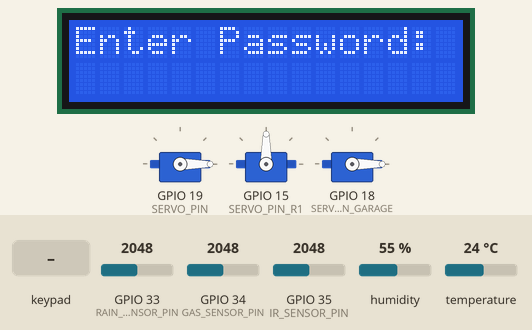
This program was run on a simulated ESP32. On the bench: 3 × servo, 16×2 character LCD. The test bench sets the inputs (shaded band); at power-on: GPIO 33 (RAIN_SENSOR_PIN) = 2048, GPIO 34 (GAS_SENSOR_PIN) = 2048, GPIO 35 (IR_SENSOR_PIN) = 2048, humidity 55 %, temperature 24 °C. WiFi joins after 1.5 s; servers stay silent unless stated; what the program prints to the serial monitor is not drawn.

Above: at 2.8 s.
2.9 s: keypad keys 1 1 1 1 1 * pressed 0.4 s apart
At 5.5 s:
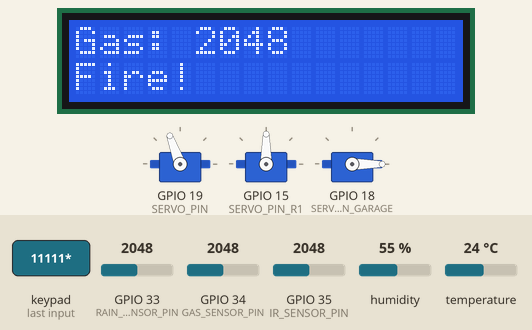
At 10.0 s:
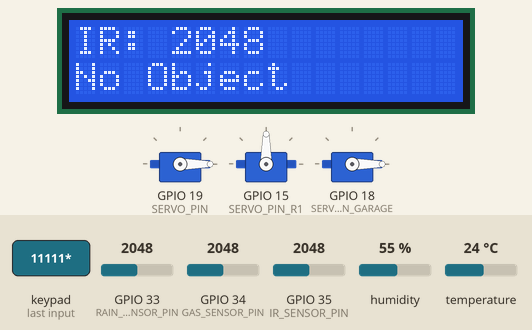
Timing chart, 0 to 23.3 s (numbered marks = the images above; inputs shaded):
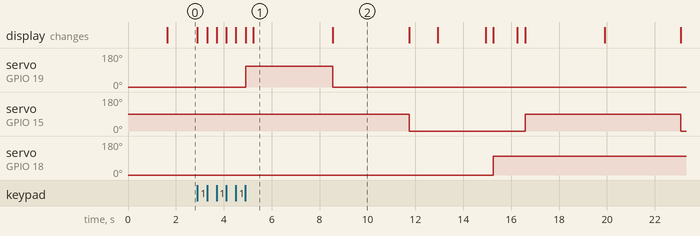

The program:

main.cpp
```cpp
#include <Arduino.h>
#include <WiFi.h>
#include <FirebaseESP32.h>
#include <Keypad.h>
#include <LiquidCrystal_I2C.h>
#include <ESP32Servo.h>
#include <Wire.h>
#include <DHT.h>
#include <Adafruit_Sensor.h> // Ensure this is installed

// Pin definitions
#define GAS_SENSOR_PIN 34
#define IR_SENSOR_PIN 35
#define SERVO_PIN 19
#define SERVO_PIN_R1 15
#define SERVO_PIN_GARAGE 18 // Pin for the garage door servo
#define RAIN_SENSOR_PIN 33
#define FLAME_SENSOR_PIN 32
#define DHT_PIN 23

// DHT sensor setup
#define DHT_TYPE DHT11 // Change to DHT22 if you use a DHT22 sensor
DHT dht(DHT_PIN, DHT_TYPE);

// Firebase setup
#define WIFI_SSID "tedaata"
#define WIFI_PASSWORD "034206196"
#define API_KEY "AIzaSyD9qbMxqikcdxQQ7KBLEA5ph_7edHxpUwA"
#define DB_URL "https://final-project-ff498-default-rtdb.firebaseio.com/"
#define FIREBASE_AUTH "TbynUS7NwLZSZ6eSBH2RzezrSpF2"
#define USER_EMAIL "yosri12@gmail.com"

// LCD setup
LiquidCrystal_I2C lcd(0x27, 16, 2);

// Keypad setup
const byte ROWS = 4;
const byte COLS = 3;
char keys[ROWS][COLS] = {
  {'1', '2', '3'},
  {'4', '5', '6'},
  {'7', '8', '9'},
  {'*', '0', '#'}
};
byte rowPins[ROWS] = {13, 12, 25, 26};
byte colPins[COLS] = {27, 14, 2};
Keypad keypad = Keypad(makeKeymap(keys), rowPins, colPins, ROWS, COLS);

// Firebase objects
FirebaseData fbdo;
FirebaseAuth auth;
FirebaseConfig config;

// Function declarations
void openDoor();
void closeDoor();
void openWindow();
void closeWindow();
void openGarage();
void closeGarage();
void uploadSensorData();
void tokenStatusCallback(TokenInfo info);
void pubGasReadings();
void pubIRReadings();
void pubRainReadings();
void PubDHTReadings();
void PubFlameReadings();
void logToLCD(String message); // Function declaration

// Servo setup
Servo doorServo;
Servo windowServo;
Servo garageServo; // New servo for garage door

// Variables
bool authenticated = false;
bool firebaseReady = false;
unsigned long sendDataPreMillis = 0;
bool applicationRunning = true;
String keypadBuffer = "";
const char* correctPassword = "11111";
int incorrectAttempts = 0;
bool doorStatus = false;
bool windowStatus = false;
bool garageStatus = false; // Variable to track garage door status
int irValue = 0;
int gasValue = 0;
int rainValue = 0;
int flameValue = 0;
float humidity = 0.0;
float temperature = 0.0;

// Servo angles
const int OPEN_ANGLE = 110;
const int CLOSE_ANGLE = -20;
const int OPEN_WIN = 90;
const int CLOSE_WIN = -50;
const int OPEN_GARAGE = 100;
const int CLOSE_GARAGE = 0;

// Variable for cursor position
int col_num = 0;

void setup() {
  Serial.begin(115200);

  // Initialize Servos
  doorServo.attach(SERVO_PIN);
  windowServo.attach(SERVO_PIN_R1);
  garageServo.attach(SERVO_PIN_GARAGE);
  doorServo.write(CLOSE_ANGLE);
  windowServo.write(OPEN_WIN);
  garageServo.write(CLOSE_GARAGE); // Initialize garage door to closed

  // Initialize LCD with custom I2C pins
  Wire.begin(21, 22);
  lcd.init();
  lcd.backlight();
  logToLCD("Initializing...");

  // Connect to Wi-Fi
  WiFi.begin(WIFI_SSID, WIFI_PASSWORD);
  Serial.print("Connecting to Wi-Fi");
  while (WiFi.status() != WL_CONNECTED) {
    Serial.print(".");
    delay(300);
  }
  Serial.println();
  Serial.print("Connected with IP: ");
  Serial.println(WiFi.localIP());
  logToLCD("Wi-Fi Connected");

  // Initialize Firebase
  config.api_key = API_KEY;
  config.database_url = DB_URL;
  auth.token.uid = "TbynUS7NwLZSZ6eSBH2RzezrSpF2";
  auth.user.email = USER_EMAIL;
  auth.user.password = "123456";
  Firebase.begin(&config, &auth);
  Firebase.reconnectWiFi(true);

  if (auth.token.uid.length() > 0) {
    Serial.println("Signed in successfully");
    logToLCD("Signed In");
    firebaseReady = true;
  } else {
    Serial.println("Failed to sign in");
    logToLCD("Sign In Failed");
  }

  // Initialize pins
  pinMode(IR_SENSOR_PIN, INPUT);
  pinMode(GAS_SENSOR_PIN, INPUT);
 // pinMode(RAIN_SENSOR_PIN, INPUT);
  pinMode(FLAME_SENSOR_PIN, INPUT);
  dht.begin();
}

void logToLCD(String message) {
  lcd.clear();
  lcd.setCursor(0, 0);
  lcd.print(message.substring(0, 16));  // Display first part
  if (message.length() > 16) {
    lcd.setCursor(0, 1);
    lcd.print(message.substring(16));  // Display remaining part
  }
}

void authenticateUser() {
  Serial.print("Please Enter Password:");
  lcd.clear();
  lcd.print("Enter Password:");

  String enteredPassword = "";
  const int maxAttempts = 3; // Maximum number of allowed incorrect attempts

  for (int attempt = 0; attempt < maxAttempts; attempt++) {
    enteredPassword = ""; // Reset enteredPassword for each attempt

    while (applicationRunning) {
      char key = keypad.getKey();
      if (key) {
        Serial.print("Key Pressed: ");
        Serial.println(key);

        if (key == '*') {  // '#' acts as the 'enter' key
          if (enteredPassword == correctPassword) {
            authenticated = true;
            logToLCD("Access Granted");

            // Perform actions based on IR sensor value
            if (irValue < 1000) {
              openDoor();
              openWindow();
            } else {
              closeDoor();
            }
            return; // Exit function on successful authentication
          } else {
            logToLCD("Wrong Password");
            Serial.println("Wrong password");
            delay(1000);
            lcd.clear();
            logToLCD("Incorrect attempts:");
            lcd.print(attempt + 1); // Display current attempt number
            delay(2000);
            lcd.clear();
            logToLCD("Enter Password");
            break; // Exit the while loop to start a new attempt
          }
        } else {
          enteredPassword += key;  // Add key press to password
          lcd.setCursor(0, 1);
          lcd.print(enteredPassword);
        }
      }
    }
  }

  // If maximum attempts are reached, lock the system
  lcd.clear();
  lcd.print("Potential");
  lcd.setCursor(0, 1);
  lcd.print("Hacker Detected");
  applicationRunning = false;
  Serial.println("System locked due to too many incorrect password attempts.");
}


void pubGasReadings() {
  gasValue = analogRead(GAS_SENSOR_PIN);
  Serial.print("Gas READING");
  lcd.clear();
  lcd.setCursor(0, 0);
  lcd.print("Gas: ");
  lcd.print(gasValue);
  if (gasValue > 1550) {
    lcd.setCursor(0, 1);
    lcd.print("Fire!");
    openWindow();

    delay(1000);
  } else {
    lcd.setCursor(0, 1);
    lcd.print("No Fire");
  }
  delay(2000);

  // Send gas value to Firebase
  if (Firebase.setInt(fbdo, "/Sensor/gas", gasValue)) {
    Serial.print("Gas value sent successfully: ");
    Serial.println(gasValue);
  } else {
    Serial.print("Failed to send data: ");
    Serial.println(fbdo.errorReason());
  }
}

void pubIRReadings() {
  irValue = analogRead(IR_SENSOR_PIN);
  lcd.clear();
  lcd.setCursor(0, 0);
  lcd.print("IR: ");
  lcd.print(irValue);

  lcd.setCursor(0, 1);
  if (irValue < 250) { // Adjust this threshold based on your sensor's characteristics
    lcd.print("Object Detected!");
    Serial.print("object detected");
    openDoor();
  } else {
    closeDoor();
    Serial.print("No object ");
    lcd.print("No Object");
  }

  delay(1000);

  // Send IR value to Firebase
  if (Firebase.setInt(fbdo, "/Sensor/ir", irValue)) {
    Serial.print("IR value sent successfully: ");
    Serial.println(irValue);
  } else {
    Serial.print("Failed to send IR data: ");
    Serial.println(fbdo.errorReason());
  }
  delay(2000);
}

void pubRainReadings() {
  rainValue = analogRead(RAIN_SENSOR_PIN);

  lcd.clear();
  lcd.setCursor(0, 0);
  lcd.print("Rain: ");
  lcd.print(rainValue);

  lcd.setCursor(0, 1);
  if (rainValue <3000) { // Adjust this threshold based on your sensor's characteristics
    lcd.print("Rain Detected!");
    closeWindow();
  } else {
    lcd.print("No Rain");
  }

  delay(1000); // Delay before clearing the LCD

  // Send data to Firebase
  if (Firebase.setInt(fbdo, "/Sensor/rain", rainValue)) {
    Serial.print("Rain value sent successfully: ");
    Serial.println(rainValue);
  } else {
    Serial.print("Failed to send rain data: ");
    Serial.println(fbdo.errorReason());
  }
}

void PubDHTReadings() {
  float humidity = dht.readHumidity();
  float temperature = dht.readTemperature();
  if (humidity > 80|| temperature > 42) {
    Serial.print("Weather is too hot  ");
    logToLCD("Weather is too hot");
    closeDoor();
    closeWindow();
  }

  if (isnan(humidity) || isnan(temperature)) {
    Serial.println("Failed to read from DHT sensor!");
    return;
  }

  // Display on LCD
  lcd.setCursor(0, 0);
  lcd.print("Temp: ");
  lcd.print(temperature);
  lcd.print(" C");

  lcd.setCursor(0, 1);
  lcd.print("Hum: ");
  lcd.print(humidity);
  lcd.print(" %");

  delay(2000); // Delay before clearing the LCD

  lcd.clear();

  // Send data to Firebase
  if (Firebase.setFloat(fbdo, "/DHT/temperature", temperature)) {
    Serial.print("Temperature sent successfully: ");
    Serial.println(temperature);
  } else {
    Serial.print("Failed to send temperature data: ");
    Serial.println(fbdo.errorReason());
  }

  if (Firebase.setFloat(fbdo, "/DHT/humidity", humidity)) {
    Serial.print("Humidity sent successfully: ");
    Serial.println(humidity);
  } else {
    Serial.print("Failed to send humidity data: ");
    Serial.println(fbdo.errorReason());
  }
}

void PubFlameReadings() {
  flameValue = analogRead(FLAME_SENSOR_PIN);
  Serial.println("flame reading:");
  Serial.println(flameValue);
  // Display on LCD
  lcd.setCursor(0, 0);
  lcd.print("Flame: ");
  lcd.print(flameValue);

  // Show flame detected or not
  lcd.setCursor(0, 1);
  if (flameValue <3000) { // Adjust this threshold based on your sensor's characteristics
    lcd.print("Fire Detected!");
    openGarage(); // Open the garage door if fire is detected
  } else {
    closeGarage();
    lcd.print("No Fire");

  }

  delay(1000); // Delay before clearing the LCD

  lcd.clear();

  // Send flame data to Firebase
  if (Firebase.setInt(fbdo, "/Sensor/flame", flameValue)) {
    Serial.print("Flame value sent successfully: ");
    Serial.println(flameValue);
  } else {
    Serial.print("Failed to send flame data: ");
    Serial.println(fbdo.errorReason());
  }

  // Send garage door status to Firebase
  if (Firebase.setBool(fbdo, "/Control/garage", garageStatus)) {
    Serial.print("Garage door status sent successfully: ");
    Serial.println(garageStatus ? "Open" : "Closed");
  } else {
    Serial.print("Failed to send garage door status: ");
    Serial.println(fbdo.errorReason());
  }
}


void openDoor() {
  doorServo.write(OPEN_ANGLE);
  doorStatus = true;
   if (Firebase.setBool(fbdo, "/Control/door", doorStatus)) {
    Serial.print("door status sent successfully: ");
    Serial.println(doorStatus ? "Open" : "Closed");
  } else {
    Serial.print("Failed to send door status: ");
    Serial.println(fbdo.errorReason());
  }
}

void closeDoor() {
  doorServo.write(CLOSE_ANGLE);
  doorStatus = false;

}

void openWindow() {
  windowServo.write(OPEN_WIN);
  windowStatus = true;
   if (Firebase.setBool(fbdo, "/Control/window", windowStatus)) {
    Serial.print("window status sent successfully: ");
    Serial.println(windowStatus ? "Open" : "Closed");
  } else {
    Serial.print("Failed to send window status: ");
    Serial.println(fbdo.errorReason());
  }
}

void closeWindow() {
  windowServo.write(CLOSE_WIN);
  windowStatus = false;
}

void openGarage() {
  garageServo.write(OPEN_GARAGE);
  garageStatus = true;
}

void closeGarage() {
  garageServo.write(CLOSE_GARAGE);
  garageStatus = false;
}

void loop() {
  if (!authenticated) {
    authenticateUser();
  } else {
    pubGasReadings();
    pubIRReadings();
    pubRainReadings();
    PubDHTReadings();
    PubFlameReadings();

    // Lock system after authentication fails
    if (!applicationRunning) {
      lcd.clear();
      lcd.println("System Locked");
      Serial.println("System locked due to too many incorrect password attempts.");


      while (true) {
        delay(1000);
      }
    }
  }}
```

Measured:
- after the input at 2.9 s, servo on GPIO 19 (SERVO_PIN): 0° → 110° after 2.0 s, → 0° 3.6 s later; servo on GPIO 15 (SERVO_PIN_R1): 90° → 0° after 8.8 s, → 90° 4.8 s later, → 0° 6.5 s later; servo on GPIO 18 (SERVO_PIN_GARAGE): 0° → 100° after 12.4 s; the display: first changes at once (image 1 shows a later state)
- what the display in image 1 shows lasts 3.4 s, from 5.2 s to 8.6 s
